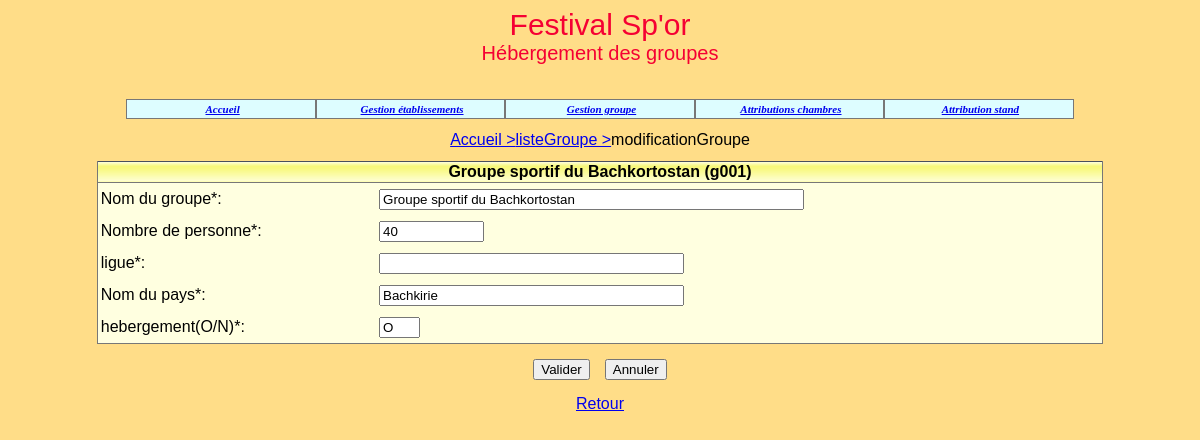
Page /modificationGroupe.php?action=demanderModifGroupe&idGroupe=g001 on the committed database.
### tables this page shows
create table Groupe
(idGroupe char(4) not null, 
nomGroupe varchar(40) not null, 
identiteResponsable varchar(40) default null,
adressePostale varchar(120) default null,
nombrePersonnes integer not null, 
nomPays varchar(40) not null, 
hebergement char(1) not null,
ligue varchar(40) default null,
stand bool not null,
constraint pk_Groupe primary key(idGroupe));

### _gestionBase.inc.php (called while the page is built, shortened)
<?php
function obtenirDetailGroupe($connexion, $id)
{
   $req="select * from Groupe where idGroupe='$id'";
   $rsGroupe= $connexion->query($req);
   return $rsGroupe->fetchAll();
}
?>

### modificationGroupe.php (the view, shortened to what this page needs)
<?php
include("connexion-PDO.php");
include("_debut.inc.php");
include("_gestionBase.inc.php");
include("_controlesEtGestionErreurs.inc.php");
echo "<table width='80%' cellpadding='0' cellspacing='0' align='center'>
   <tr>
   <td align='center'><a href='index.php'>Accueil ></a><a href='listeGroupe.php'>listeGroupe ></a>modificationGroupe
   </tr>
</table>
<br>";
$action=$_REQUEST['action'];
$idGroupe=$_REQUEST['idGroupe'];
if ($action=='demanderModifGroupe')
{
   $lgGroupe=obtenirDetailGroupe($connexion, $idGroupe);
   foreach($lgGroupe as $row)
   $nomGroupe=$row['nomGroupe'];
   $nombrePersonnes=$row['nombrePersonnes'];
   $ligue = $row['ligue'];
   $nompays = $row['nomPays'];
   $hebergement = $row['hebergement'];
}
echo "
<form method='POST' action='modificationGroupe.php?'>
   <input type='hidden' value='validerModifGroupe' name='action'>
   <table width='85%' cellspacing='0' cellpadding='0' align='center'
   class='tabNonQuadrille'>
      <tr class='enTeteTabNonQuad'>
         <td colspan='3'>$nomGroupe ($idGroupe)</td>
      </tr>
      <tr>
         <td><input type='hidden' value='$idGroupe' name='idGroupe'></td>
      </tr>";
      echo '
      <tr class="ligneTabNonQuad">
         <td> Nom du groupe*: </td>
         <td><input type="text" value="'.$nomGroupe.'" name="nomGroupe" size="50"
         maxlength="45"></td>
      </tr>
      <tr class="ligneTabNonQuad">
         <td> Nombre de personne*: </td>
         <td><input type="float" value="'.$nombrePersonnes.'" name="nombrePersonnes"
         size="10" maxlength="10"></td>
      </tr>
      <tr class="ligneTabNonQuad">
         <td> ligue*: </td>
         <td><input type="text" value="'.$ligue.'" name="ligue"
         size="35" maxlength="35"></td>
      </tr>
      <tr class="ligneTabNonQuad">
         <td> Nom du pays*: </td>
         <td><input type="text" value="'.$nompays.'" name="nompays" size="35"
         maxlength="35"></td>
      </tr>
      <tr class="ligneTabNonQuad">
         <td> hebergement(O/N)*: </td>
         <td><input type="text" value="'.$hebergement.'" name="hebergement" size ="2"
         maxlength="1"></td>
      </tr>
   </table>';
   echo "
   <table align='center' cellspacing='15' cellpadding='0'>
      <tr>
         <td align='right'><input type='submit' value='Valider' name='valider'>
         </td>
         <td align='left'><input type='reset' value='Annuler' name='annuler'>
         </td>
      </tr>
      <tr>
         <td colspan='2' align='center'><a href='listeGroupe.php'>Retour</a>
         </td>
      </tr>
   </table>
</form>";
?>

### css/cssGeneral.css (style rules this page uses)
.basePage { background-color:#FFDD88; color:black; font:11px Arial, Helvetica, sans-serif; }
td,tr { font:16px Arial, Helvetica, sans-serif; }
table.tabNonQuadrille { background-color:#FFFFE0; border-bottom:1px solid #777777; border-right:1px solid #777777; border-left:1px solid #777777; border-top:1px #777777; color:black; }
tr.enTeteTabNonQuad td { background-image:url('../images/xpBarre.jpg'); height:21px; text-align:center; font-weight:bold; border-bottom:1px solid #777777; }
tr.ligneTabNonQuad td { background-color:#FFFFE0; height:32px; text-align:left; padding-left:3px; color:black; }

### rows in the picture
groupe: nomGroupe "Groupe sportif du Bachkortostan", nombrePersonnes "40", nompays "Bachkirie", hebergement "O"

### other values in the picture
$idGroupe "g001"
